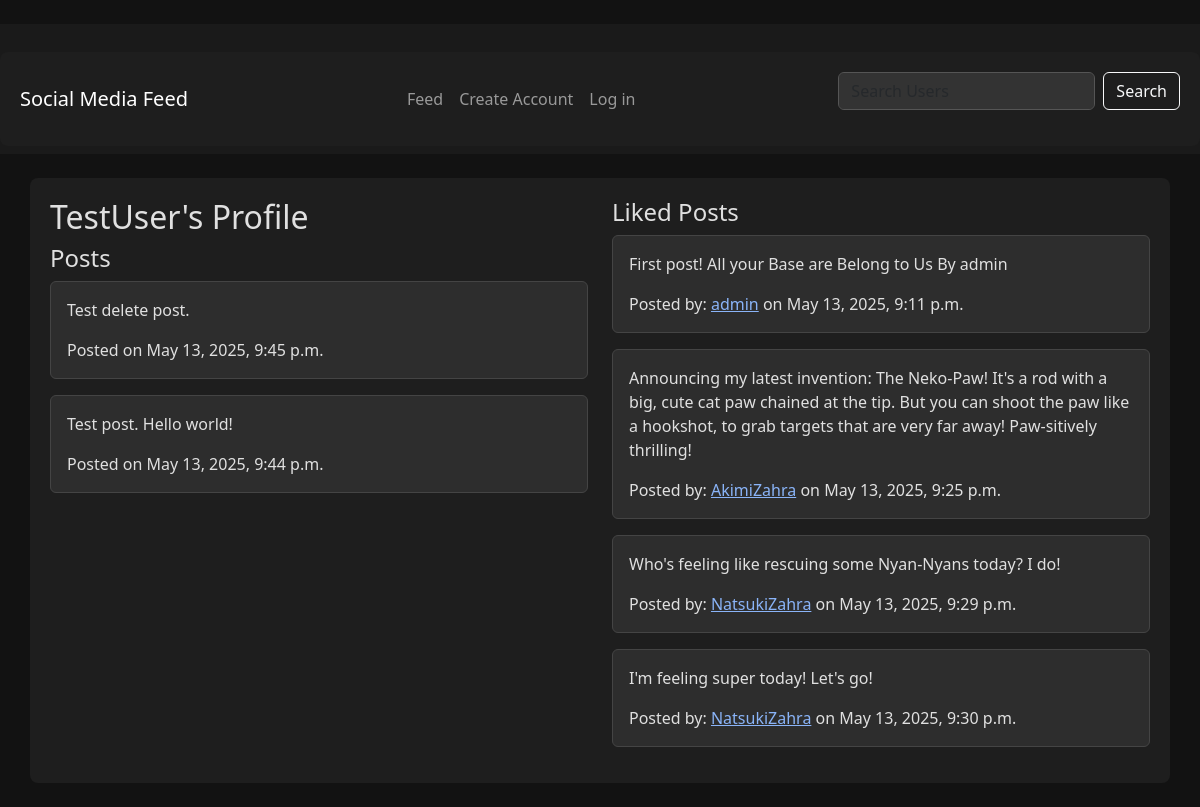
Page /profile/TestUser/ on the earlier database version.
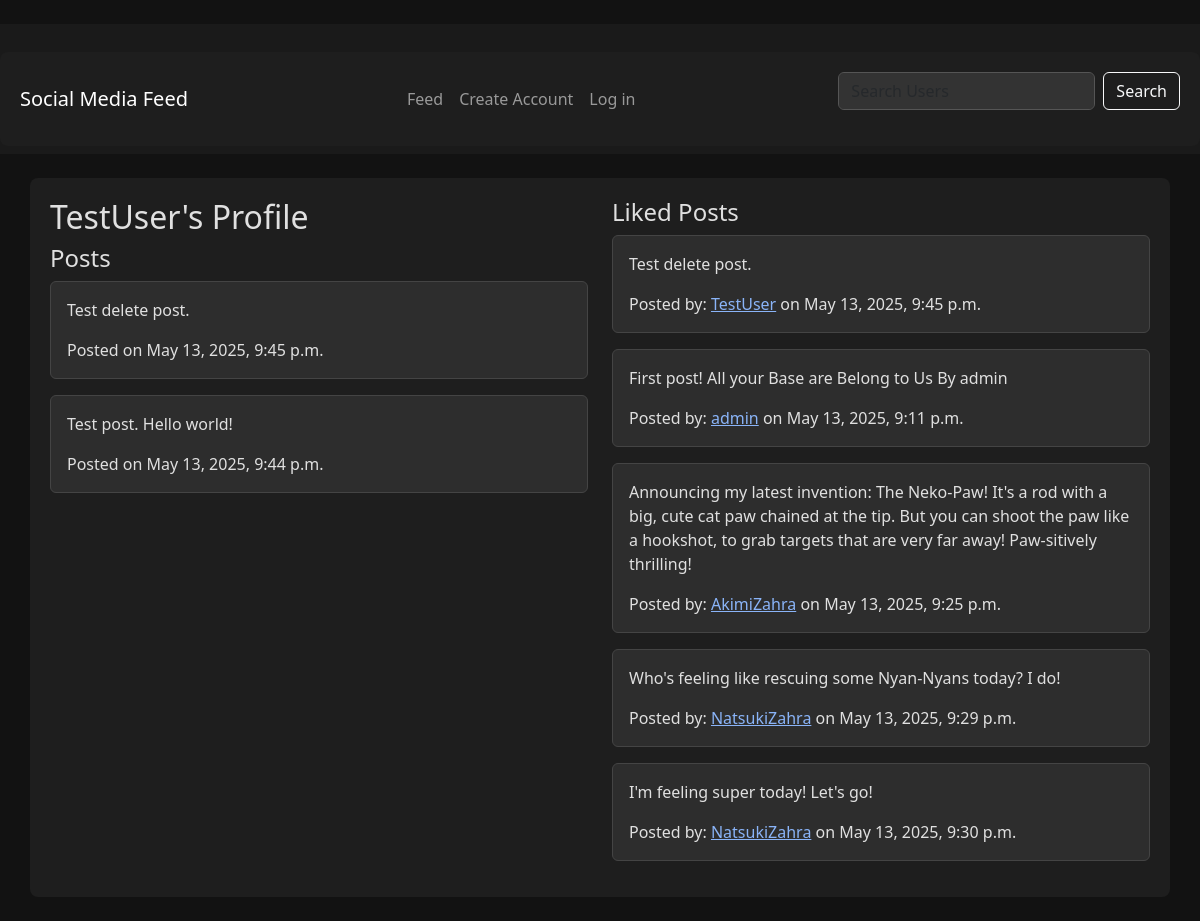
Same page on the later database version.
### core/models.py (models this page shows, shortened)
class Post(models.Model):
    content = models.TextField()
    user = models.ForeignKey(User, on_delete=models.CASCADE, related_name='posts')
    created_at = models.DateTimeField(auto_now_add=True)
    updated_at = models.DateTimeField(auto_now=True)

class Like(models.Model):
    user = models.ForeignKey(User, on_delete=models.CASCADE, related_name='likes')
    post = models.ForeignKey(Post, on_delete=models.CASCADE, related_name='likes')

### core/views.py (the view)
# urls.py: re_path(r'^profile/(?!change-username/)(?P<username>\w+)/$', views.user_profile, name='user_profile'),
def user_profile(request, username):
    user = get_object_or_404(User, username=username)
    posts = Post.objects.filter(user=user)
    likes = Like.objects.filter(user=user)
    context = {
        'profile_user': user,
        'posts': posts,
        'likes': likes,
    }
    return render(request, 'user_profile.html', context)

### core/templates/user_profile.html (shortened to what this page needs)
﻿{% extends 'base.html' %}
{% block content %}
  <div class="row">
    <div class="col-md-6">
      <h2>{{ profile_user.username }}'s Profile</h2>
      <h4>Posts</h4>
      {% for post in posts reversed %}
        <div class="card mb-3">
          <div class="card-body">
            <p class="card-text">{{ post.content }}</p>
            <p class="card-text">Posted on {{ post.created_at }}</p>
          </div>
        </div>
      {% empty %}
        <p>No posts yet.</p>
      {% endfor %}
    </div>
    <div class="col-md-6">
      <h4>Liked Posts</h4>
      {% for like in likes reversed %}
        <div class="card mb-3">
          <div class="card-body">
            <p class="card-text">{{ like.post.content }}</p>
            <p class="card-text">Posted by: <a href="{% url 'user_profile' like.post.user.username %}">{{ like.post.user.username }}</a> on {{ like.post.created_at }}</p>
          </div>
        </div>
      {% empty %}
        <p>No liked posts yet.</p>
      {% endfor %}
    </div>
  </div>
{% endblock %}

Differences in the rows shown:
added Like: post.content "Test delete post.", post.user.username "TestUser", post.created_at "May 13, 2025, 9:45 p.m."
